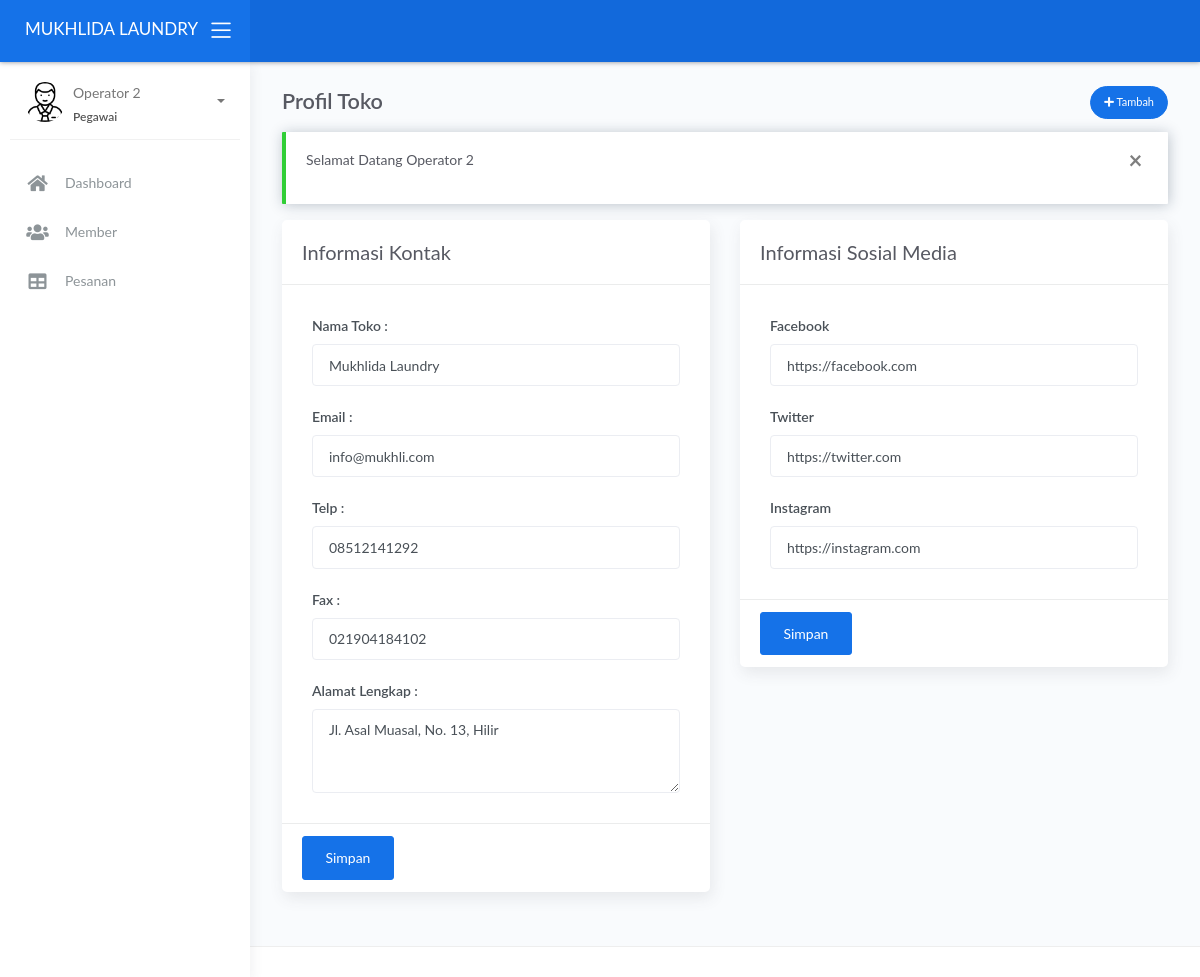
/operator/index.php?page=profil_toko (signed in), run on the app's committed database.
### tables this page shows
CREATE TABLE IF NOT EXISTS `info_toko` (
  `nama_toko` varchar(50) NOT NULL,
  `alamat` varchar(255) NOT NULL,
  `email` varchar(50) NOT NULL,
  `telp` varchar(20) NOT NULL,
  `fax` varchar(20) NOT NULL,
  `rek` varchar(20) NOT NULL,
  `facebook` varchar(100) NOT NULL,
  `twitter` varchar(100) NOT NULL,
  `instagram` varchar(100) NOT NULL
);

### operator/sistem/content.php (called while the page is built, shortened)
<?php
$get_page = $_GET['page'];
switch ($get_page) {
    case 'profil_toko':
        $title = 'Profil Toko';
        break;
}

### operator/views/profil_toko.php (the view)
<?php
$info_toko = mysqli_fetch_assoc(mysqli_query($koneksi, "SELECT * FROM info_toko"));
?>
<div class="page-inner">
    <div class="row heading">
        <div class="col-8">
            <h2 class="pb-2 fw-bold"><?= $title ?></h2>
        </div>
        <div class="col-4 text-right ml-auto">
            <a href="javascript:void(0)" data-toggle="modal" data-target="#add_product">
                <button class="btn btn-primary btn-round btn-sm">
                    <i class="fa fa-plus"></i> Tambah
                </button>
            </a>
        </div>
    </div>
    <?php if (@$_SESSION['pesan']): ?>
        <div class="alert alert-<?= $_SESSION['pesan']['status'] == 'error' ? 'danger' : $_SESSION['pesan']['status'] ?> alert-dismisable fade show" role="alert">
            <button class="close" data-dismiss="alert" aria-label="Close">
                <span aria-hidden="true">&times;</span>
            </button>
            <p><?= $_SESSION['pesan']['msg'] ?></p>
        </div>
    <?php endif; ?>
    <div class="row">
        <div class="col-md-6 col-sm-12">
            <form action="sistem/info_kontak.php" method="post">
                <div class="card">
                    <div class="card-header with-border">
                        <h4 class="card-title">Informasi Kontak</h4>
                    </div>
                    <div class="card-body">
                        <div class="form-group">
                            <label for="nama_toko">Nama Toko :</label>
                            <input type="text" name="nama_toko" value="<?= $info_toko['nama_toko'] ?>" id="nama_toko" class="form-control" placeholder="Masukan Nama Toko">
                        </div>
                        <div class="form-group">
                            <label for="email">Email :</label>
                            <input type="email" name="email" value="<?= $info_toko['email'] ?>" id="email" class="form-control" placeholder="Masukan Email">
                        </div>
                        <div class="form-group">
                            <label for="telp">Telp :</label>
                            <input type="text" name="telp" value="<?= $info_toko['telp'] ?>" id="telp" class="form-control" placeholder="Masukan Telp">
                        </div>
                        <div class="form-group">
                            <label for="fax">Fax :</label>
                            <input type="text" name="fax" value="<?= $info_toko['fax'] ?>" id="fax" class="form-control" placeholder="Masukan Fax">
                        </div>
                        <div class="form-group">
                            <label for="alamat">Alamat Lengkap :</label>
                            <textarea name="alamat" id="alamat" rows="3" class="form-control" placeholder="Masukan Alamat Lengkap"><?= $info_toko['alamat'] ?></textarea>
                        </div>
                    </div>
                    <div class="card-footer">
                        <button type="submit" name="simpan" value="simpan" class="btn btn-primary">Simpan</button>
                    </div>
                </div>
            </form>
        </div>
        <div class="col-md-6 col-sm-12">
            <form action="sistem/info_sosmed.php" method="post">
                <div class="card">
                    <div class="card-header with-border">
                        <h4 class="card-title">Informasi Sosial Media</h4>
                    </div>
                    <div class="card-body">
                        <div class="form-group">
                            <label for="facebook">Facebook</label>
                            <input type="text" name="facebook" value="<?= $info_toko['facebook'] ?>" id="facebook" class="form-control" placeholder="Masukan Link Facebook">
                        </div>
                        <div class="form-group">
                            <label for="twitter">Twitter</label>
                            <input type="text" name="twitter" value="<?= $info_toko['twitter'] ?>" id="twitter" class="form-control" placeholder="Masukan Link Twitter">
                        </div>
                        <div class="form-group">
                            <label for="instagram">Instagram</label>
                            <input type="text" name="instagram" value="<?= $info_toko['instagram'] ?>" id="instagram" class="form-control" placeholder="Masukan Link Instagram">
                        </div>
                    </div>
                    <div class="card-footer">
                        <button type="submit" name="simpan" value="simpan" class="btn btn-primary">Simpan</button>
                    </div>
                </div>
            </form>
        </div>
    </div>
</div>

### data on the page
info_toko: nama_toko "Mukhlida Laundry", email "info@mukhli.com", telp "08512141292", fax "021904184102", alamat "Jl. Asal Muasal, No. 13, Hilir", facebook "https://facebook.com", twitter "https://twitter.com", instagram "https://instagram.com"

### other printed values
$_SESSION['nama'] "Operator 2"
$_SESSION['level'] "Pegawai"
$title "Profil Toko"
$_SESSION['pesan']['msg'] "Selamat Datang Operator 2"
